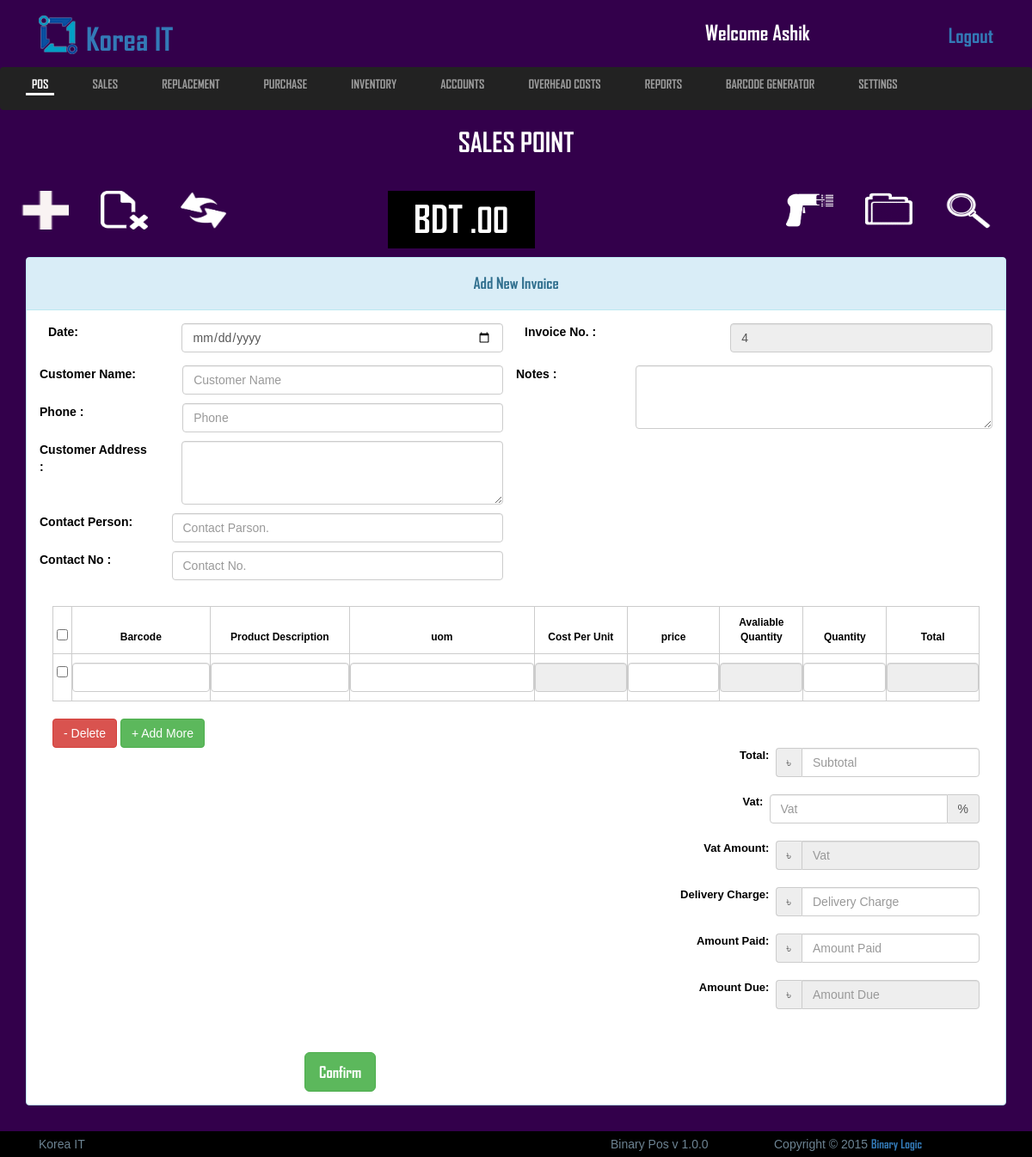
Page /view/welcome.php (signed in) on the committed database.
### tables this page shows
CREATE TABLE IF NOT EXISTS `logo_section` (
  `id` int(11) NOT NULL AUTO_INCREMENT,
  `image` varchar(255) NOT NULL,
  `name` varchar(100) NOT NULL,
  PRIMARY KEY (`id`)
);

CREATE TABLE IF NOT EXISTS `invoice` (
  `id` int(255) NOT NULL AUTO_INCREMENT,
  `invoice_date` date NOT NULL,
  `customer_id` int(255) NOT NULL,
  `invoice_no` varchar(20) NOT NULL,
  `notes` varchar(255) NOT NULL,
  `barcode` varchar(250) NOT NULL,
  `product_description` text NOT NULL,
  `uom` text NOT NULL,
  `cost_per_unit` varchar(1000) NOT NULL,
  `price` varchar(1000) NOT NULL,
  `quantity` varchar(1000) NOT NULL,
  `cost_amount` varchar(255) NOT NULL,
  `amount` varchar(1000) NOT NULL,
  `vat` varchar(1000) NOT NULL,
  `delivery_charge` varchar(50) NOT NULL,
  `total` varchar(50) NOT NULL,
  `paid` varchar(50) NOT NULL,
  `due` varchar(50) NOT NULL,
  PRIMARY KEY (`id`),
  KEY `fk_invoice` (`customer_id`)
);

### src/Invoice/Invoice.php (called while the page is built, shortened)
<?php
class Invoice extends Model{
  public function show_invoice_number(){
    $this->table = "invoice";
    $query = "SELECT * FROM {$this->table} ORDER BY id DESC LIMIT 1";
    $result = mysqli_query($this->connection,$query);
    $invoice_no_fetch = mysqli_fetch_object($result);
    $invoice_no = $invoice_no_fetch->invoice_no+1;
    return $invoice_no;
  }
}

### src/Model/Model.php (called while the page is built, shortened)
<?php
abstract class Model{
    public function __construct(){
        $this->connection = mysqli_connect("localhost","root","","pos");
    }
}

### view/welcome.php (the view, shortened to what this page needs)
<?php
	$invoice = new Invoice;
 ?>
	<?php include('includes/all_link_body.php'); ?>
<header class="header_section">
	<div class="container">
		<div class="row">
			<div class="col-md-12">
				<?php include('includes/header_top.php'); ?>
			</div>
		</div>
	</div>
	<?php include('includes/main_nav.php'); ?>
	<div class="conainer">
		<div class="row">
			<div class="col-md-12">
				<div class="sales_point">
					<h2>sales point</h2>
				</div>
				 <div class="container">
					<?php
					include('includes/admin_navigationbar.php'); ?>
				</div>
			</div>
		</div>
	</div>
</header>
<section class="view_container_content">
	<div class="container">
		<div class="col-md-12">
			<div class="row">
				<div class="col-md-12 no_padding">
					<form action="welcome.php" method="POST">
						<div class="panel panel-info no_margin">
						  <div class="panel-heading"><h4 style="text-align:center;">Add New Invoice</h4></div>
						  		<div class="panel-body">
								<div class="view_top_date"  style="overflow:hidden;">
									<div class="view_date pull-left" style="width:50%;float:left;">
										<div class="form-group">
										    <label for="inputDate3" class="col-sm-3 no_padding control-label " style="width:20%;margin-left:10px;">Date:</label>
										    <div class="col-sm-9" style="width:73%;float:right">
										      	<input name="invoice_date" type="Date" class="form-control" id="inputDate3"required>
										    </div>
										 </div>
									</div>
									<div class="view_invoice" style="width:50%;float:right;">
										<div class="form-group">
										    <label for="inputInvoice3" class="col-sm-4 no_padding control-label"style="width:40%;margin-left:10px;">Invoice No. :</label>
										    <div id="likes" class=""style="width:55%;float:right;">
										    	 <input type="text" class="form-control" name="invoice_no" value="<?php echo $invoice->show_invoice_number(); ?>" readonly />
											</div>
										</div>
									</div>
								</div>
								<div class="view_address" style="overflow:hidden;">
									<div class="view_a_name"style="width:100%;float:left;">
										<div class="form-group">
										    <label for="inputCustomerName3" class="col-sm-3 no_padding control-label "style="    width: 30%;">Customer Name: </label>
										    <div class="col-sm-9 "style="width: 70%;float: right;padding: 0;padding-right: 15px;">
										      <input name="customer['customer_name']" type="text" class="form-control" id="inputCustomerName3" placeholder="Customer Name ">
										    </div>
										 </div>
									</div>
									<div class="view_a_phone"style="width:100%;float:left;">
										<div class="form-group">
										    <label for="inputCustomerphone3" class="col-sm-3 no_padding control-label" style="    width: 30%;">Phone : </label>
										    <div class="col-sm-9 "style="width: 70%;float: right;padding: 0;padding-right: 15px;">
										      <input name="customer['customer_phone']" type="tel" class="form-control" id="inputCustomerphone3" placeholder="Phone " required>
										    </div>
										 </div>
									</div>
									<div class="view_a_address"style="width:100%;float:left;">
										<div class="form-group">
										    <label for="inputcustomerAddress3" class="col-sm-3 no_padding control-label"style="width: 23%;">Customer Address : </label>
										    <div class="col-sm-9 pull-right no_padding">
										      <textarea name="customer['customer_address']" class="form-control" rows="3"style="width: 90%;float: right;margin-right: 15px;"></textarea>
										    </div>
										 </div>
									</div>
									<div class="view_a_phone"style="width:100%;float:left;">
										<div class="form-group">
										    <label for="inputCustomerpersonNa3" class="col-sm-3 no_padding control-label">Contact Person: </label>
										    <div class="col-sm-9">
										      <input name="customer['contact_person']" type="text" class="form-control" id="inputCustomerpersonNa3" placeholder="Contact Parson. ">
										    </div>
									    </div>
									</div>
									<div class="view_a_phone"style="width:100%;float:left;">
										<div class="form-group">
										    <label for="inputCustomerpersonN3" class="col-sm-3 no_padding control-label">Contact No : </label>
										    <div class="col-sm-9">
										      <input name="customer['contact_person_no']" type="tel" class="form-control" id="inputCustomerpersonN3" placeholder="Contact No. ">
										    </div>
										 </div>
									</div>
								</div>
								<div class="notes"style="overflow:hidden;">
									<div class="form-group">
									    <label for="inputcustomerNotes3" class="col-sm-3 no_padding control-label">Notes : </label>
									    <div class="col-sm-9 pull-right no_padding">
									      <textarea name="notes" class="form-control" rows="3"></textarea>
									    </div>
									 </div>
								</div>
								<div class="view_center_folwchart">
									<div class='row'>
							      		<div class='col-xs-12 col-sm-12 col-md-12 col-lg-12'>
							      			<table class="table table-bordered table-hover" id="table_auto">
												<thead>
													<tr>
														<th width="2%"><input id="check_all" class="formcontrol" type="checkbox"/></th>
														<th width="15%">Barcode</th>
														<th width="15%">Product Description</th>
														<th width="20%">uom</th>
														<th width="10%">Cost Per Unit</th>
														<th width="10%">price</th>
														<th width="9%">Avaliable Quantity</th>
														<th width="9%">Quantity</th>
														<th width="10%">Total</th>
													</tr>
												</thead>
												<tbody>
													<tr>
														<td><input class="case" type="checkbox"/></td>
														<td><input type="text" data-type="barcode" name="barcode[]" id="itemNo_1" class="form-control autocomplete_txt" autocomplete="off"  onmouseover="focus();"></td>
														<td>
															<input type="text" data-type="product_name" name="product_description[]" id="itemName_1" class="form-control autocomplete_txt" autocomplete="off" required>
														</td>
														<td>
															<input type="text" data-type="uom" name="uom[]" id="uom_1" class="form-control autocomplete_txt" autocomplete="off" required>
														</td>
														<td>
															<input type="number" min="0" name="cost_per_unit[]" id="price1_1" class="form-control changesNo" autocomplete="off" onkeypress="return IsNumeric(event);" ondrop="return false;" onpaste="return false;"readonly>
														</td>
														<td>
															<input type="number" min="0" name="price[]" id="price_1" class="form-control changesNo" autocomplete="off" onkeypress="return IsNumeric(event);" ondrop="return false;" onpaste="return false;" required>
														</td>
														<td>
															<input type="number" min="0" name="" id="quantity_1" class="form-control changesNo" autocomplete="off" onkeypress="return IsNumeric(event);" ondrop="return false;" onpaste="return false;" required readonly="readonly">
														</td>
														<td>
															<input type="number" min="0" name="quantity[]" id="quantity2_1" class="form-control changesNo" autocomplete="off" onkeypress="return IsNumeric(event);" ondrop="return false;" onpaste="return false;">
														</td>
														<td>
															<input type="number" min="0" name="amount[]" id="total_1" class="form-control totalLinePrice" autocomplete="off" onkeypress="return IsNumeric(event);" ondrop="return false;" onpaste="return false;"readonly>
														</td>
													</tr>
												</tbody>
											</table>
							      		</div>
							      	</div>
							      	<div class='row'>
							      		<div class='col-xs-12 col-sm-4 col-md-4 col-lg-4'>
							      			<button class="btn btn-danger delete" type="button">- Delete</button>
							      			<button class="btn btn-success addmore" type="button">+ Add More</button>
							      		</div>
							      	</div>
							      	<div class='row'>
							      		<div class='col-xs-12 col-sm-8 col-md-8 col-lg-8'>
							      		</div>
							      		<div class='col-xs-12 col-sm-4 col-md-4 col-lg-4' style="padding-left:0">
											<span class="form-inline">
											<div class="form-group">
													<label>Total: &nbsp;</label>
													<div class="input-group">
														<div class="input-group-addon currency">৳</div>
														<input value="" type="number" min="0" class="form-control" name="" id="subTotal" placeholder="Subtotal" onkeypress="return IsNumeric(event);" ondrop="return false;" onpaste="return false;">
													</div>
												</div>
											<div class="form-group">
												<label>Vat: &nbsp;</label>
												<div class="input-group">
													<input value="" type="number" min="0" step="0.1" class="form-control" name="" id="tax" placeholder="Vat" onkeypress="return IsNumeric(event);" ondrop="return false;" onpaste="return false;"><div class="input-group-addon">%</div>
												</div>
											</div>
											<div class="form-group">
												<label>Vat Amount: &nbsp;</label>
												<div class="input-group">
													<div class="input-group-addon currency">৳</div>
													<input value="" type="number" min="0" step="0.1" class="form-control" name="vat" id="taxAmount" placeholder="Vat" onkeypress="return IsNumeric(event);" ondrop="return false;" onpaste="return false;" readonly>
												</div>
											</div>
											<div class="form-group">
												<label>Delivery Charge: &nbsp;</label>
												<div class="input-group">
													<div class="input-group-addon currency">৳</div>
													<input value="" type="number" min="0" step="0.1" class="form-control" name="delivery_charge" id="amountPaid1" placeholder="Delivery Charge" onkeypress="return IsNumeric(event);" ondrop="return false;" onpaste="return false;">
												</div>
											</div>
											<div class="form-group">
												<label>Amount Paid: &nbsp;</label>
												<div class="input-group">
													<div class="input-group-addon currency">৳</div>
													<input value="" type="number" min="0" step="0.1" class="form-control" name="paid" id="amountPaid" placeholder="Amount Paid" onkeypress="return IsNumeric(event);" ondrop="return false;" onpaste="return false;">
												</div>
											</div>
											<div class="form-group">
												<label>Amount Due: &nbsp;</label>
												<div class="input-group">
													<div class="input-group-addon currency">৳</div>
													<input value="" type="number" step="0.1" class="form-control amountDue" name="due"  id="amountDue" placeholder="Amount Due" onkeypress="return IsNumeric(event);" ondrop="return false;" onpaste="return false;" readonly>
												</div>
											</div>
										</span>
										</div>
							      	</div>
								</div>
							</div>
							<a href="view_invoice_pos.php"><button class="btn btn-success btn-lg" name=""style="margin: 15px auto;margin-left: 323px;">Confirm</button></a>
						</div>
					</form>
				</div>
			</div>
		</div>
	</div>
</section>
	<?php include('includes/footer.php'); ?>

### view/includes/header_top.php (shortened to what this page needs)
<?php include('config.php'); ?>
<div class="header_top">
	<div class="col-md-8">
		<?php
		 	$startement = $db->prepare("SELECT * FROM logo_section WHERE id=1");
		 	$startement->execute();
		 	$result = $startement->fetchAll(PDO::FETCH_ASSOC);
		 	foreach ($result as $row) {
		 		$image = $row['image'];
		 		$name = $row['name'];
		 	}
		  ?>
		<a href="#"><img src="uploads/logo/<?php echo $image; ?>" alt="logo"><h1> <?php echo $name; ?></h1></a>
	</div>
	<div class="col-md-4">
		<ul class="header_top_aside">
			<li><h3>welcome <?php if(isset($_SESSION["username"])){echo $_SESSION["username"];} ?></h3></li>
			<li style="float:right"><a href="index.php">Logout</a></li>
		</ul>
	</div>
</div>

### rows in the picture
logo_section: image (picture), name "Korea IT"
invoice: invoice_no "4"

### other values in the picture
$_SESSION["username"] "Ashik"
